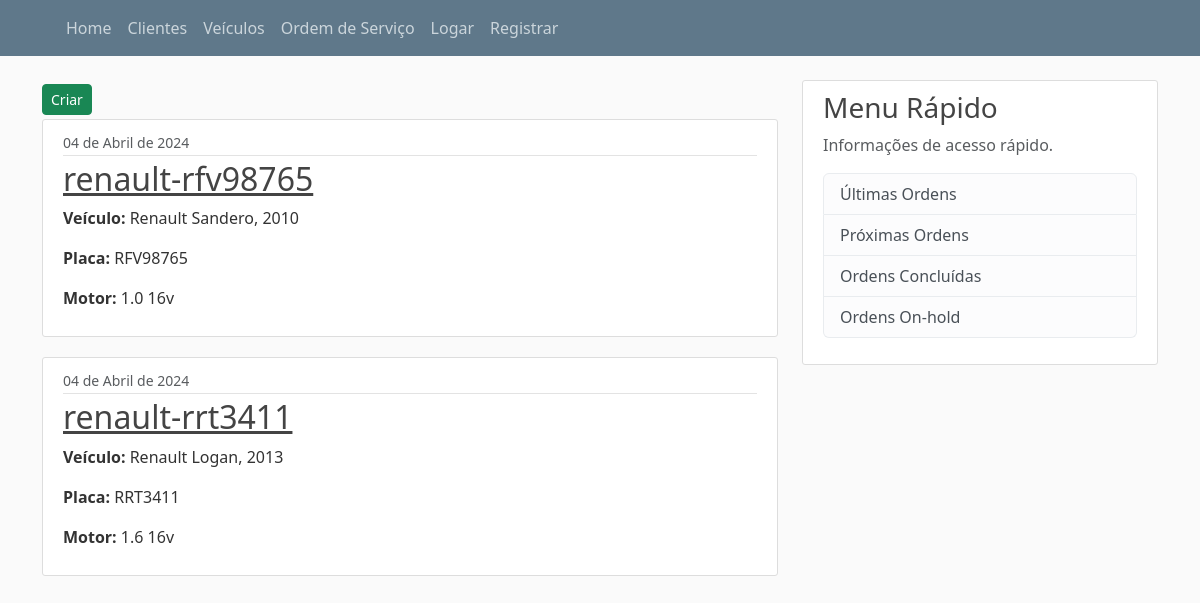
/garage/veiculos, run on an earlier commit of the app's database.
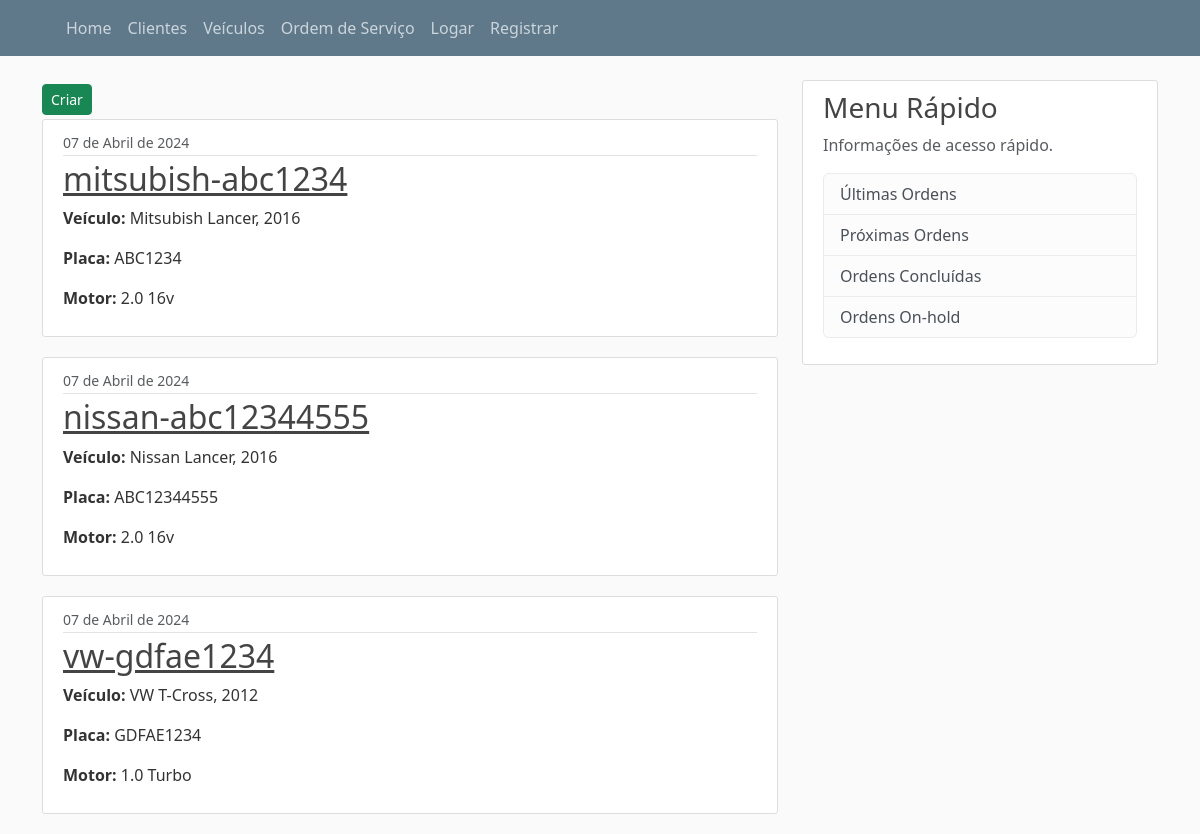
And on a later commit of the database.
### garage/models.py (models this page shows, shortened)
class Veiculo(models.Model):
    marca = models.CharField(max_length=50)
    modelo = models.CharField(max_length=50)
    slug = models.SlugField(max_length=250, unique=True)
    placa = models.CharField(max_length=250)
    motor = models.CharField(max_length=150)
    ano = models.CharField(max_length=50)
    data_criacao = models.DateField(auto_now_add=True)
    autor = models.ForeignKey(User, on_delete=models.CASCADE)

### garage/views.py (the view)
# urls.py: path('veiculos', VeiculoListView.as_view(), name='veiculo-view'),
class VeiculoListView(ListView):
    model = Veiculo
    template_name = 'garage/veiculos/veiculo_home.html'
    context_object_name = 'veiculos'
    ordering = ['-data_criacao']

### templates/garage/veiculos/veiculo_home.html (shortened to what this page needs)
{% extends "garage/base.html" %}
{% block content %}
<div class="form-group">
  <a class="btn btn-success btn-sm mt-1 mb-1" href="{% url 'garage:veiculo-create' %}">Criar</a>
</div>
{% for veiculo in veiculos %}
<article class="media content-section">
  <div class="media-body">
      <div class="article-metadata">
          <small class="text-muted">{{ veiculo.data_criacao|date:"d " }} de {{ veiculo.data_criacao|date:"F" }} de {{ veiculo.data_criacao|date:"Y" }} </small>
      </div>
      <h2><a class="article-title" href="{% url 'garage:veiculo-detail' veiculo.id %}" >{{ veiculo.slug }}</a></h2>
      <p class="classificacao"><strong>Veículo:</strong> {{ veiculo.marca }} {{ veiculo.modelo }}, {{veiculo.ano}}</p>
      <p class="classificacao"><strong>Placa:</strong> {{ veiculo.placa }}</p>
      <p class="classificacao"><strong>Motor:</strong> {{ veiculo.motor }}</p>
  </div>
</article>
{% endfor %}
{% endblock content %}

What changed in the data, as far as the page shows it:
removed Veiculo: data_criacao "04", data_criacao "Abril", data_criacao "2024", slug "renault-rfv98765", marca "Renault", modelo "Sandero", ano "2010", placa "RFV98765", motor "1.0 16v"
removed Veiculo: data_criacao "04", data_criacao "Abril", data_criacao "2024", slug "renault-rrt3411", marca "Renault", modelo "Logan", ano "2013", placa "RRT3411", motor "1.6 16v"
added Veiculo: data_criacao "07", data_criacao "Abril", data_criacao "2024", slug "mitsubish-abc1234", marca "Mitsubish", modelo "Lancer", ano "2016", placa "ABC1234", motor "2.0 16v"
added Veiculo: data_criacao "07", data_criacao "Abril", data_criacao "2024", slug "nissan-abc12344555", marca "Nissan", modelo "Lancer", ano "2016", placa "ABC12344555", motor "2.0 16v"
added Veiculo: data_criacao "07", data_criacao "Abril", data_criacao "2024", slug "vw-gdfae1234", marca "VW", modelo "T-Cross", ano "2012", placa "GDFAE1234", motor "1.0 Turbo"
